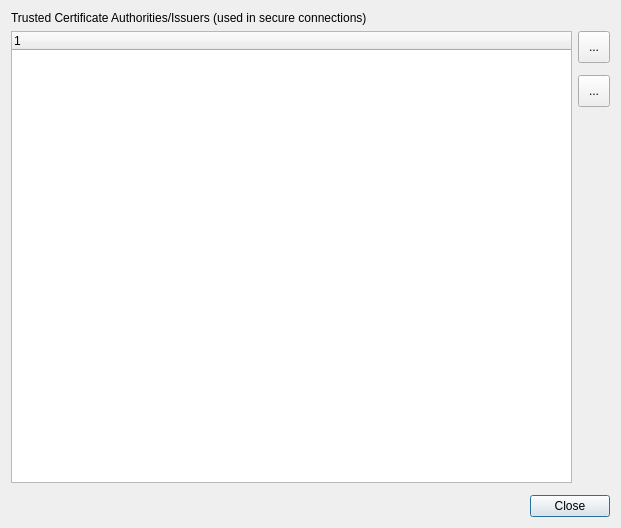
<?xml version="1.0" encoding="UTF-8"?>
<ui version="4.0">
 <class>QgsAuthTrustedCAsDialog</class>
 <widget class="QDialog" name="QgsAuthTrustedCAsDialog">
  <property name="geometry">
   <rect>
    <x>0</x>
    <y>0</y>
    <width>621</width>
    <height>528</height>
   </rect>
  </property>
  <property name="windowTitle">
   <string>Trusted Certificate Authorities</string>
  </property>
  <layout class="QVBoxLayout" name="verticalLayout">
   <property name="spacing">
    <number>6</number>
   </property>
   <item>
    <widget class="QLabel" name="lblTrustedCAs">
     <property name="text">
      <string>Trusted Certificate Authorities/Issuers (used in secure connections)</string>
     </property>
     <property name="wordWrap">
      <bool>true</bool>
     </property>
    </widget>
   </item>
   <item>
    <layout class="QGridLayout" name="gridLayout">
     <property name="horizontalSpacing">
      <number>0</number>
     </property>
     <property name="verticalSpacing">
      <number>6</number>
     </property>
     <item row="0" column="1">
      <layout class="QVBoxLayout" name="verticalLayout_2">
       <property name="spacing">
        <number>12</number>
       </property>
       <property name="leftMargin">
        <number>6</number>
       </property>
       <item>
        <widget class="QToolButton" name="btnInfoCa">
         <property name="minimumSize">
          <size>
           <width>32</width>
           <height>32</height>
          </size>
         </property>
         <property name="text">
          <string>...</string>
         </property>
         <property name="icon">
          <iconset resource="../../images/images.qrc">
           <normaloff>:/images/themes/default/propertyicons/metadata.svg</normaloff>:/images/themes/default/propertyicons/metadata.svg</iconset>
         </property>
         <property name="iconSize">
          <size>
           <width>20</width>
           <height>20</height>
          </size>
         </property>
        </widget>
       </item>
       <item>
        <widget class="QToolButton" name="btnGroupByOrg">
         <property name="minimumSize">
          <size>
           <width>32</width>
           <height>32</height>
          </size>
         </property>
         <property name="toolTip">
          <string>Group by organization</string>
         </property>
         <property name="text">
          <string>...</string>
         </property>
         <property name="icon">
          <iconset resource="../../images/images.qrc">
           <normaloff>:/images/themes/default/mActionFilter.svg</normaloff>:/images/themes/default/mActionFilter.svg</iconset>
         </property>
         <property name="iconSize">
          <size>
           <width>20</width>
           <height>20</height>
          </size>
         </property>
         <property name="checkable">
          <bool>true</bool>
         </property>
         <property name="checked">
          <bool>false</bool>
         </property>
        </widget>
       </item>
       <item>
        <spacer name="verticalSpacer">
         <property name="orientation">
          <enum>Qt::Vertical</enum>
         </property>
         <property name="sizeHint" stdset="0">
          <size>
           <width>20</width>
           <height>40</height>
          </size>
         </property>
        </spacer>
       </item>
      </layout>
     </item>
     <item row="0" column="0">
      <widget class="QTreeWidget" name="treeTrustedCAs">
       <property name="editTriggers">
        <set>QAbstractItemView::NoEditTriggers</set>
       </property>
       <property name="alternatingRowColors">
        <bool>true</bool>
       </property>
       <property name="iconSize">
        <size>
         <width>26</width>
         <height>22</height>
        </size>
       </property>
       <column>
        <property name="text">
         <string notr="true">1</string>
        </property>
       </column>
      </widget>
     </item>
     <item row="1" column="0" colspan="2">
      <widget class="QgsMessageBar" name="msgBar"/>
     </item>
    </layout>
   </item>
   <item>
    <widget class="QDialogButtonBox" name="buttonBox">
     <property name="orientation">
      <enum>Qt::Horizontal</enum>
     </property>
     <property name="standardButtons">
      <set>QDialogButtonBox::Close</set>
     </property>
    </widget>
   </item>
  </layout>
 </widget>
 <customwidgets>
  <customwidget>
   <class>QgsMessageBar</class>
   <extends>QFrame</extends>
   <header>qgsmessagebar.h</header>
   <container>1</container>
  </customwidget>
 </customwidgets>
 <resources>
  <include location="../../images/images.qrc"/>
 </resources>
 <connections>
  <connection>
   <sender>buttonBox</sender>
   <signal>rejected()</signal>
   <receiver>QgsAuthTrustedCAsDialog</receiver>
   <slot>reject()</slot>
   <hints>
    <hint type="sourcelabel">
     <x>570</x>
     <y>504</y>
    </hint>
    <hint type="destinationlabel">
     <x>621</x>
     <y>366</y>
    </hint>
   </hints>
  </connection>
 </connections>
</ui>
